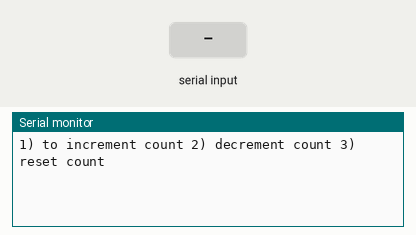
A sketch run on a simulated Arduino Uno, built with avr-gcc and run on an emulated ATmega328P. On the bench: the last lines printed to the serial monitor. Inputs (shaded band) come from the test bench.

Above: at 1.2 s.
1.3 s: "1" received over Serial
At 1.7 s:
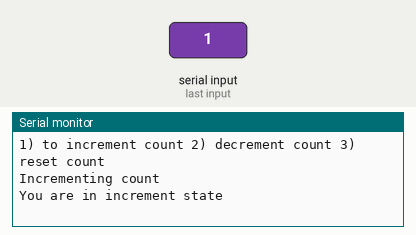
2.8 s: "2" received over Serial
At 4.0 s:
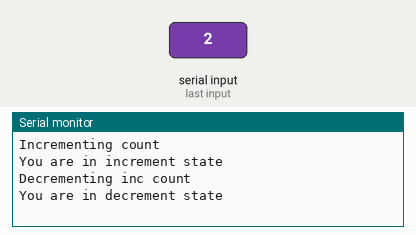
4.3 s: "3" received over Serial
At 5.1 s:
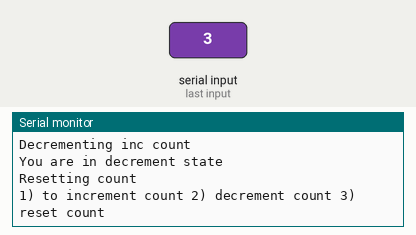
5.8 s: "4" received over Serial
At 6.9 s:
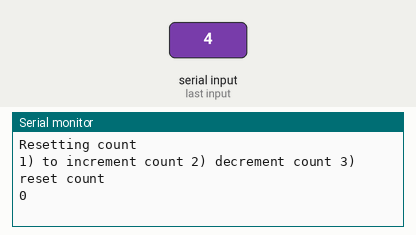
7.3 s: "2" received over Serial
At 8.7 s:
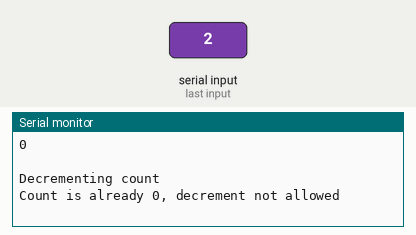

The sketch:

umlUsingStateTable.ino
```cpp
#include <Arduino.h>

// Define enums and structs
typedef enum {
  idle,
  incPress,
  decPress,
  statePress,
  maxState
} state_t;

typedef enum {

  incCount,
  decCount,
  resetCount,
  countVariable,
  ENTRY,
  EXIT,
  maxEvent
} event_t;

typedef enum {
  eventHandled,
  eventTransition,
  eventIgnored
} event_status_t;

struct p1 {
  int count;
  state_t activeState;
  uintptr_t *state_table;//pointing to 2d array
};

// Global variables
event_t ee = ENTRY;//ee is event variable which show which is current event ....i should have used structure embedding concept for this
p1 c = {.count = 0, .activeState = idle};

// Function prototypes
void eventDispatch();
//event_status_t statMachine();
typedef event_status_t (*eHandler)();
eHandler ehandler;

//idle state
//////////////////////////////////////////////////////////////////////////
event_status_t idlerEntry(){
  Serial.println("1) to increment count 2) decrement count 3) reset count");
  return eventHandled;

}
event_status_t idlerExit(){
     return eventHandled;
}
event_status_t idlerIncCount(){
      Serial.println("Incrementing count");
      c.count++;
      c.activeState = incPress;
      return eventTransition;
}
event_status_t idlerDecCount(){
      Serial.println("Decrementing count is not allowed in idle state");
      return eventIgnored;
}
event_status_t idlerResetCount(){
      Serial.println("Resetting count");
      c.count = 0;
      return eventHandled;
}
event_status_t idlerCountVariable(){
      Serial.println(c.count);
      c.activeState=statePress;
      return eventTransition;
}

//increment state ///////
/////////////////////////////////////////
event_status_t incEntry(){
      Serial.println("You are in increment state");
      return eventHandled;
}

event_status_t incExit(){
    return eventHandled;
}
event_status_t incIncCount(){
    Serial.println("Incrementing count");
      c.count++;
      return eventHandled;
}
event_status_t incDecCount(){
      Serial.println("Decrementing inc count");
      if (c.count > 0) {
        c.count--;
        c.activeState=decPress;
        return eventTransition;
      } else {
        // If count is already 0, decrement is not allowed
        Serial.println("Count is already 0, decrement not allowed");
        return eventIgnored;
      }
}
event_status_t incResetCount(){
    // Resetting count and transitioning back to idle state
      Serial.println("Resetting inc count");
      c.count = 0;
      c.activeState = idle;
      return eventTransition;
}

event_status_t incCountVariable(){
       Serial.println(c.count);
      c.activeState=statePress;
      return eventTransition;
}
///////dec handler
event_status_t decEntry(){
    Serial.println("You are in decrement state");
      return eventHandled;
}
event_status_t decExit(){
  return eventHandled;

}
event_status_t decIncCount(){
      Serial.println("Incrementing in dec state");
      c.count++;
      c.activeState=incPress;
      return eventTransition;
}
event_status_t decDecCount(){
     Serial.println("Decrementing count");
      if (c.count > 0) {
        c.count--;
        return eventHandled;
      } else {

        Serial.println("Count is already 0, decrement not allowed");
        return eventIgnored;
      }
}
event_status_t decResentCount(){
       // Resetting count and transitioning back to idle state
      Serial.println("Resetting count");
      c.count = 0;
      c.activeState = idle;
      return eventTransition;
}
event_status_t decShowVariable(){
    Serial.println(c.count);
      c.activeState=statePress;
      return eventTransition;
}

//state handler function

event_status_t stateEntry(){
    Serial.println(" ");
   // Serial.println(c.count);
      return eventHandled;
}
event_status_t stateExit(){
    return eventHandled;
}
event_status_t stateIncCount(){
      Serial.println("Incrementing count");
      c.count++;
      c.activeState=incPress;
      return eventTransition;
}
event_status_t stateDecCount(){
       Serial.println("Decrementing count");
      if (c.count > 0) {
        c.count--;
        c.activeState=decPress;
        return eventTransition;
      } else {

        Serial.println("Count is already 0, decrement not allowed");
        return eventIgnored;
      }

}
event_status_t stateResetCount(){
        // Resetting count and transitioning back to idle state
      Serial.println("Resetting count");
      c.count = 0;
      c.activeState = idle;
      return eventTransition;
}
event_status_t stateShowCount(){
    Serial.println(c.count);
    return eventHandled;
}
void stateTableInit(){
    static eHandler stateTable2array[maxState][maxEvent]= {
        [idle]={idlerIncCount,idlerDecCount,idlerResetCount,idlerCountVariable,idlerEntry,idlerExit},
        [incPress]={incIncCount,incDecCount,incResetCount,incCountVariable,incEntry,incExit},
        [decPress]={decIncCount,decDecCount,decResentCount,decShowVariable,decEntry,decExit},
        [statePress]={stateIncCount,stateDecCount,stateResetCount,stateShowCount,stateEntry,stateExit},
    };
    c.state_table=(uintptr_t*)&stateTable2array[0][0];
}


void setup() {

  Serial.begin(9600);
  stateTableInit();
  ehandler = (eHandler)c.state_table[idle * maxEvent + ENTRY];
 ehandler();
}

void loop() {
  char s = 0;
  if (Serial.available() > 0) {
    s = Serial.read();
  }

  // Handling serial input to trigger events
  switch (s) {
    case '1':
      ee = incCount;
      break;
    case '2':
      ee = decCount;
      break;
    case '3':
      ee = resetCount;
      break;
    case '4':
      ee =countVariable;
      break;
    default:
      // If no valid input received, do nothing
      return;
  }

  eventDispatch();
  //rial.println(c.count);
}

void eventDispatch() {
  event_status_t status;
  state_t curr = c.activeState;
  state_t target;
  eHandler eha;
  eha = (eHandler)c.state_table[c.activeState *maxEvent +ee];
  status =eha();
  if (status == eventTransition) {
    target = c.activeState;

    ee = EXIT;
    //c.activeState = curr;
    eha= c.state_table[curr*maxEvent+ee];//first previus active state exit need to be exe before transition ee store exit event of current state
    eha();
    ee = ENTRY;
    //c.activeState = target;
    eha =c.state_table[target*maxEvent+ee];//after exe exit event of perious state we need to exe entry event of target state 2d array make it ez to find target state exit event function handler
    //statMachine();
    eha();
  }

}
```

Measured:
- after the input at 1.3 s, the serial monitor: prints a new line at once (image 1)
- after the input at 2.8 s, the serial monitor: prints a new line at once (image 2)
- after the input at 4.3 s, the serial monitor: prints a new line at once (image 3)
- after the input at 5.8 s, the serial monitor: prints a new line at once (image 4)
- after the input at 7.3 s, the serial monitor: prints a new line at once (image 5)
